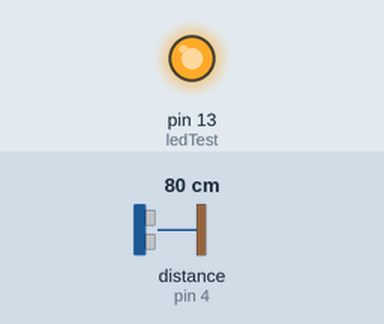
Simulated run of this sketch. Board: Arduino Uno, built with avr-gcc and run on an emulated ATmega328P. Shown: output pins drawn as LEDs (lit = HIGH). Wiring (inferred from the names in the program): ultrasonic range finder: trigger pin 2; echo pin 4. Inputs (shaded band) come from the test bench; at power-on: distance to the obstacle (sensor on pin 4) 80 cm. The echo pulse lasts 58.3 µs per cm; pins used as bus, display or sensor lines are not drawn; what the sketch prints to the serial monitor is not drawn.

Above: at 0.1 s.
At 2.6 s:
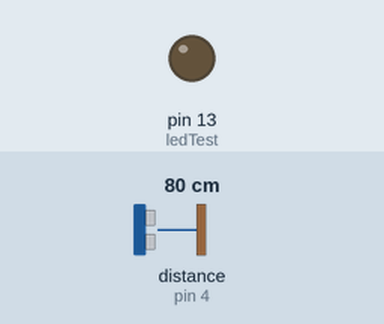
Timing chart, 0 to 4.1 s (numbered marks = the images above):
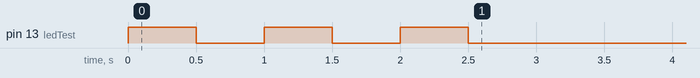

The sketch:

_11_Experimento_puerto_serie_-_Ultrasonido.ino
```cpp
//INICIO VARIABLES

int disparo = 2;
const int echo = 4;

int ledTest = 13;


//Inicio variables temporales


long tiempoPulso;
float dstMedida;


void setup() {
  /*
    Con Serial.begin(9600)  habilitamos la entrada y salida de datos por el puerto serial para poder comunicarnos con otros dispositovs, o bien
    verlos en el monitor serie de la PC (que es lo que vamos a hacer en este caso)
  */
  Serial.begin(9600);

  //INICIO SETUP ENTRADAS / SALIDAS

  pinMode(ledTest, OUTPUT);
  pinMode(disparo, OUTPUT);
  pinMode(echo, INPUT);

  digitalWrite(disparo, LOW);

  //Saludo Inicial
  digitalWrite(ledTest, HIGH);
  delay(500);
  digitalWrite(ledTest, LOW);
  delay(500);
  digitalWrite(ledTest, HIGH);
  delay(500);
  digitalWrite(ledTest, LOW);
  delay(500);
  digitalWrite(ledTest, HIGH);
  delay(500);
  digitalWrite(ledTest, LOW);
  delay(500);
}


void loop() {

  //  Disparo de la señal.

  digitalWrite(disparo, HIGH); // envío del pulso ultrasónic
  delayMicroseconds(10);      //Hace una pausa en el programa porla cantidad de tiempo (en microsegundos) especificado como parámetro
  digitalWrite(disparo, LOW);      // hay un millón de microsegundos en un segundo


  /*
     Medimos la longitud del puso entrante la utilizamos para medir el tiempo que transcurrido entre el envío  del pulso ultrasónico
     y cuando el sensor recibe el rebote, es decir: desde que el pin "echo" empieza a recibir el rebote, HIGH, hasta que deja de hacerlo,
     LOW, la longitud del pulso entrante. El resultado lo da en microsegundos
  */

  tiempoPulso = pulseIn(echo, HIGH);


  /*
    Fórmula para calcular la distancia obteniendo un valor flotante
    340 m/s = 0.034 cm/us
    340 m/s es la velocidad del sonido, este parámetro lo podemos ajustar ya que depende de la densidad del aire.
  */
  dstMedida = 0.0340 / 2 * tiempoPulso;

  /*
    Enviamos al puerto serie la informacion recibida usando la libreria Serial.
  */

  Serial.println("Tiempo / Distancia "); /* Serial.println se usa para mostrar la información pasada por parametro y continuar
                                          en la linea de abajo, como si apretarámos "Enter"    */

  Serial.print(tiempoPulso);            /* Serial.print se usa para mostrar en el monitor serial, sin bajar de linea, es decir que
                                           la informacion que enviemos en la proxima instruccion serial.print se escribira a continuación
                                           de la anterior, en la misma linea*/
  Serial.print(" / ");
  Serial.println(dstMedida);


  delay(500);
}
```
